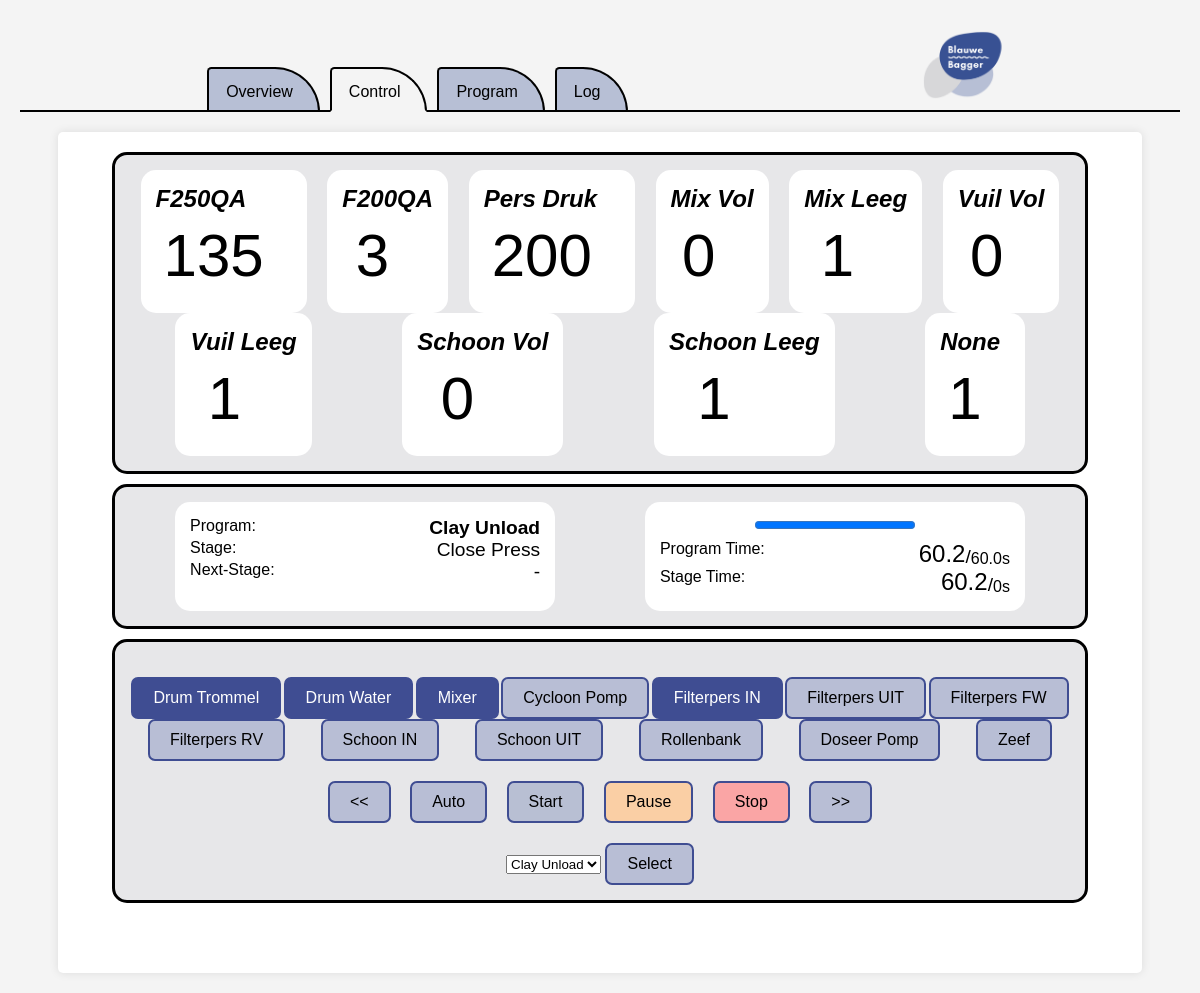
The app's page /control, older data.
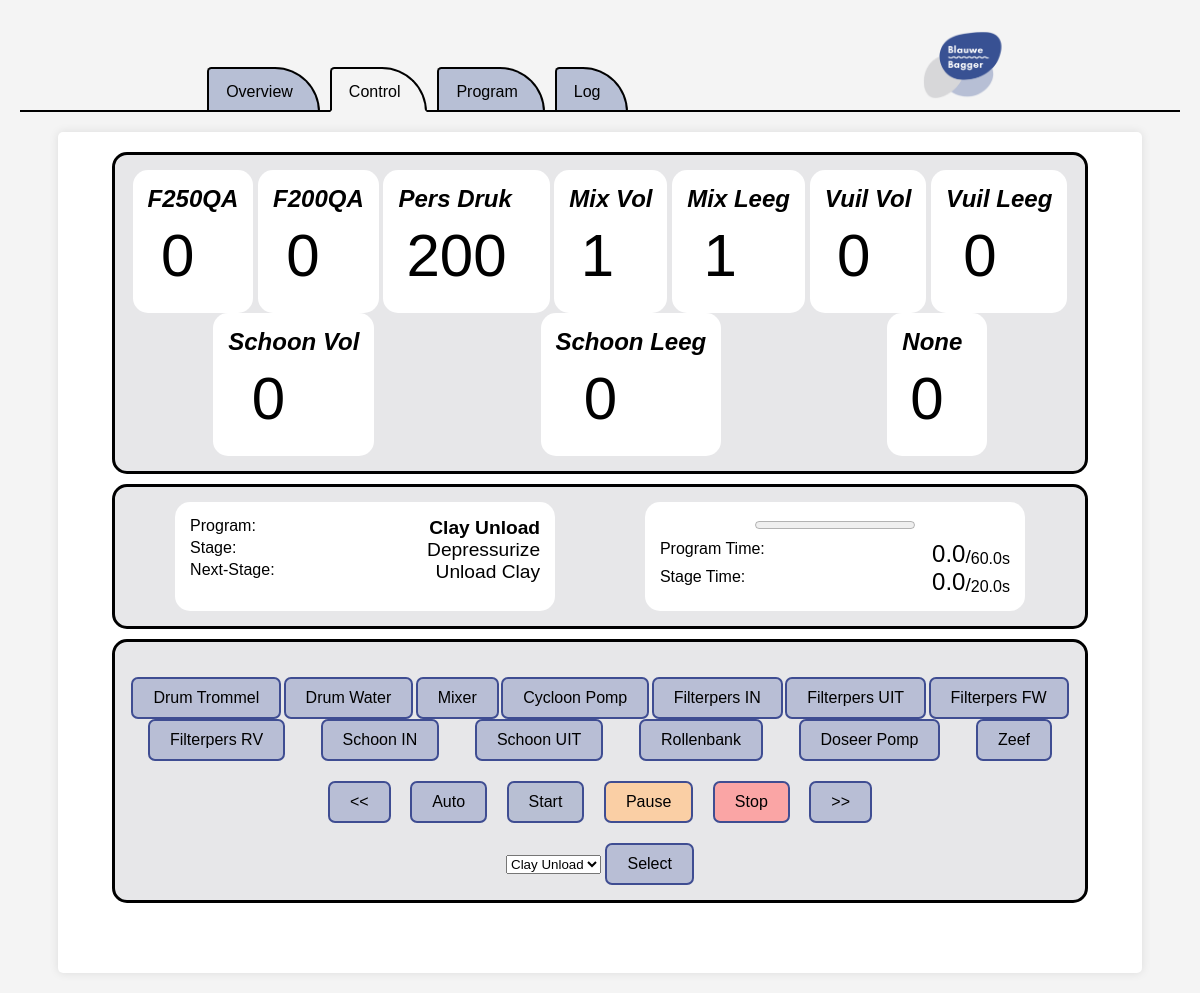
The same page, newer data.
### tables this page shows
CREATE TABLE METER (
    MeterID INTEGER PRIMARY KEY AUTOINCREMENT,
    Name TEXT NOT NULL,
    Description TEXT,
    Value REAL NOT NULL
);

CREATE TABLE PROGRAM (
    ProgramID INTEGER PRIMARY KEY AUTOINCREMENT,
    Name TEXT NOT NULL,
    Description TEXT,
    StageIDS TEXT NOT NULL
);

CREATE TABLE STAGE (
    StageID INTEGER PRIMARY KEY AUTOINCREMENT,
    Name TEXT NOT NULL,
    SwitchIDS TEXT,
    Time REAL NOT NULL
);

CREATE TABLE SWITCH (
    SwitchID INTEGER PRIMARY KEY AUTOINCREMENT,
    Name TEXT NOT NULL,
    GPIO INTEGER NOT NULL
);

### server/server.py (the view)
@app.route("/control")
def overview():
    machineStatus = sF.getTable("MACHINESTATUS",0)
    programs = sF.getTable("PROGRAM",0)
    switches = sF.getTable("SWITCH",0)
    stages = sF.getTable("STAGE",0)
    meters = sF.getTable("METER",0)
    for i,meter in enumerate(meters):
        meters[i]["Value"] = round(float(meters[i]["Value"]))
    CMS = sF.getMachineStatus(machineStatus,programs,stages)
    return render_template('overview.html',CMS=CMS,programs=programs,meters=meters,switches=switches)

### server/serverFunctions/getTable.py (called while the page is built)
def getTable(table,add):
    db = sqlite3.connect('../data/machine.db',timeout=5)
    cs = db.execute('SELECT * FROM ' + table)
    ns = [description[0] for description in cs.description]
    result = []
    rows = 1;
    for ci in cs:
        result.append(dict(zip(ns,ci)))
        rows = rows + 1
    if add:
        if table != "MACHINESTATUS" and table != "FORCE":
            result.append(dict(zip(ns,[rows]+[None]*len(ns))))
    else:
        if not result:
            result.append(dict(zip(ns,[rows]+[None]*len(ns))))
    db.close()
    return result

### server/templates/overview.html
{% extends "layout.html" %}
{% block main %}
    <div class="container">
        <div class="meters-container">
            {% for meter in meters %}
            <div class="meter-item-container"> {{ meter["Name"] }}
                <div class="meter-value-container">
                    <div
                        class ="meters" id="{{ meter["MeterID"] }}">{{ meter["Value"] }}
                    </div>
                    <div class="meter-unit">
                    </div>
                </div>
            </div>
            {% endfor %}
        </div>
        <div class="program-state-container">
            <div class="program-name-container">
                <div class="name-item-container">
                    <div class="pre-name">Program:</div>
                    <div class="name" id="program-name">{{ CMS['programName'] }}</div>
                </div>
                <div class="name-item-container">
                    <div class="pre-name"> Stage:</div>
                    <div class="name" id="stage-name">{{ CMS['stageName'] }}</div>
                </div>
                <div class="name-item-container">
                    <div class="pre-name">Next-Stage:</div>
                    <div class="name" id="next-stage-name">{{ CMS['nextStageName'] }}</div>
                </div>
            </div>
            <div class="program-time-container">
                <div class="time-item-container">
                    <progress id="program-progress" value="{{ CMS['programRunTime'] }}" max="{{ CMS['totalProgramTime'] }}"></progress>
                </div>
                <div class="time-item-container">
                    <div class="pre-time">Program Time:</div>
                    <div class="time-container">
                        <div class="time" id="program-run-time">{{ CMS['programRunTime'] }}</div>
                        <div class="program-slash">/</div>
                        <div class="total-time" id="total-program-time">{{ CMS['totalProgramTime'] }} </div>
                        <div class="total-time">s</div>
                    </div>
                </div>
                <div class="time-item-container">
                    <div class="pre-time">Stage Time:</div>
                    <div class="time-container">
                        <div class="time" id="stage-run-time">{{ CMS['stageRunTime'] }}</div>
                        <div class="program-slash">/</div>
                        <div class="total-time" id="total-stage-time">{{ CMS['totalStageTime'] }} </div>
                        <div class="total-time">s</div>
                    </div>
                </div>
            </div>
        </div>
        <div class="control-select-container">
            <div class="switches">
                {% for switch in switches %}
                {% if switch["SwitchID"] in CMS['activeSwitches'] %}
                <form action="/toggleswitch/{{ switch["SwitchID"] }}">
                    <input type="submit" class="switch-active switch-btn" id="{{ switch["SwitchID"] }}" value="{{ switch["Name"] }}"/>
                </form>
                {% else %}
                <form action="/toggleswitch/{{ switch["SwitchID"] }}">
                    <input type="submit" class="overview-btn switch-btn" id="{{ switch["SwitchID"] }}" value="{{ switch["Name"] }}"/>
                </form>
                {% endif %}
                {% endfor %}
            </div>
            <div class="controls">
                <form action="/previous">
                    <input class="overview-btn" type="submit" value="<<">
                </form>
                <form action="/auto">
                    <input class="overview-btn" type="submit" id="auto-btn" value="Auto"/>
                </form>
                <form action="/start">
                    <input class="overview-btn" type="submit" id="start-btn" value="Start"/>
                </form>
                <form action="/pause">
                    <input class="overview-btn" type="submit" id="pause-btn" value="Pause"/>
                </form>
                <form action="/stop">
                    <input class="overview-btn" type="submit" id="stop-btn" value="Stop"/>
                </form>
                <form action="/next">
                    <input class="overview-btn" type="submit" value=">>">
                </form>
            </div>
            <div class="select-program-container">
                <form action="/selectprogram/" method="POST">
                <select name="program">
                    {% for program in programs %}
                    <option value={{ program["ProgramID"] }}>{{ program["Name"] }}</option>
                    {% endfor %}
                </select>
                <input class="overview-btn" type="submit" value="Select"/>
                </form>
            </div>
        </div>
    </div>
{% endblock %}

### server/templates/layout.html (shortened to what this page needs)
<!DOCTYPE html>
<html lang="en">
	<head>
        <link rel="stylesheet" href="/static/styles.css">
	</head>
	<nav>
		<div class="navbar">
			<ul>
				<li class="nav-item">
					<a id="nav-link-overview" href="/" target="_self">
						<span>Overview</span>
					</a>
				</li>
                <li class="nav-item">
                    <a id="nav-link-control" href="/control" target="_self">
                        <span>Control</span>
                    </a>
                </li>
				<li class="nav-item">
					<a id="nav-link-program" href="/program" target="_self">
						<span>Program</span>
					</a>
				</li>
                <li class="nav-item">
                    <a id="nav-link-log" href="/log" target="_self">
                        <span>Log</span>
                    </a>
                </li>
			</ul>
            <img src="static/images/BlauweBaggerLogo.png" class="nav-logo">
		</div>
	</nav>
	<main>
		{% block main %}{% endblock %}
	</main>

### server/static/styles.css (style rules this page uses)
.container { max-width: 90%; margin: auto; margin-top:20px; background: white; padding: 20px; border-radius: 5px; box-shadow: 0 0 10px rgba(0, 0, 0, 0.1); }
input { padding: 10px 20px; font-size: 16px; cursor: pointer; }
nav { background: transparent; }
nav ul { list-style: none; display: flex; gap: 10px; padding: 10px 0 0 40px; margin:0; }
nav li { position: relative; height: 7px; }
nav a { text-decoration: none; background: #b7bfd5; color: black; padding: 14.5px 25px 9px 17px; display: inline-block; border: 2px solid black; border-bottom: 2px solid black; border-radius: 6px 60px 0 0; position: relative; z-index: 1; height: 18px; }
.active { border-bottom:2px solid #f4f4f4; background: #f4f4f4; }
.navbar { display: flex; justify-content: space-around; align-items: center; width: 100%; border-bottom:2px solid black; height: 90px; }
.nav-logo { height: 70px; width: auto; margin-right: 20px; }
.meters-container { display: flex; flex-wrap: wrap; justify-content: space-around; background-color: #E7E7E9; padding: 15px; border-radius: 15px; border-style: solid; width: 90%; margin: auto; margin-bottom:10px; }
.meter-item-container { padding:15px; background-color:white; border-radius:15px; font-size:1.5em; font-style:italic; font-weight:bold; }
.meter-value-container { display:flex; justify-content: space-around; font-style:normal; padding:3px; font-weight:normal }
.meters { font-size:2.5em; padding:5px; }
.meter-unit { margin-top:auto; padding:10px }
.program-state-container { display: flex; flex-wrap: wrap; justify-content: space-around; background-color: #E7E7E9; padding: 15px; border-radius: 15px; border-style: solid; width: 90%; margin: auto; margin-bottom:10px; }
.program-name-container { background-color: white; padding:15px; border-radius:15px; }
.program-time-container { background-color: white; padding:15px; border-radius:15px; }
.name-item-container { display:flex; justify-content: space-between; min-width:350px; }
.time-item-container { display:flex; justify-content: space-between; min-width:350px; }
.time-container { display:flex; justify-content: end; }
.time { font-size:1.5em; }
.name { font-size:1.2em; }
#program-name { font-weight: bold; }
.program-slash { margin-top:auto; font-size:1.2em; }
.total-time { margin-top:auto; }
#program-progress { margin: auto; margin-bottom: 7px; }
.control-select-container { background-color: #E7E7E9; padding: 15px; border-radius: 15px; border-style: solid; width: 90%; margin: auto; margin-bottom:50px; }
.select-program-container { display:flex; justify-content: space-around; }
.switches { display: flex; flex-wrap: wrap; justify-content: space-around; margin: 20px 0; }
.controls { display: flex; justify-content: space-around; margin: 20px auto; width: 60%; }
.overview-btn { border-radius:7px; border:none; border-style:solid; border-width:2px; border-color:#3F4D92; background-color:#B8BED5; padding: 10px 20px; font-size:16px; cursor:pointer; -webkit-appearance: none; }
#auto-btn { background-color: }
#start-btn { background-color:#B8BFD3; }
#pause-btn { background-color:#FACFA5; }
#stop-btn { background-color:#FAA5A5; }

Row changes from the older to the newer data that the page shows:
no longer on this page (row unchanged): STAGE: stageName "Close Press"
changed METER "F250QA": Value "135" → "0"
changed METER "F200QA": Value "3" → "0"
changed METER "Mix Vol": Value "0" → "1"
changed METER "Vuil Leeg": Value "1" → "0"
changed METER "Schoon Leeg": Value "1" → "0"
changed METER "None": Value "1" → "0"
now on this page (row unchanged): STAGE: stageName "Depressurize", totalStageTime "20.0"
now on this page (row unchanged): STAGE: nextStageName "Unload Clay"
Text that changed along with them:
{{ CMS['programRunTime'] }}: 60.2 → 0.0 (drawn)
{{ CMS['programRunTime'] }}: "60.2" → "0.0"
{{ CMS['stageRunTime'] }}: "60.2" → "0.0"
{{ CMS['nextStageName'] }}: "-" → (not shown)
{{ CMS['totalStageTime'] }}: "0" → (not shown)
